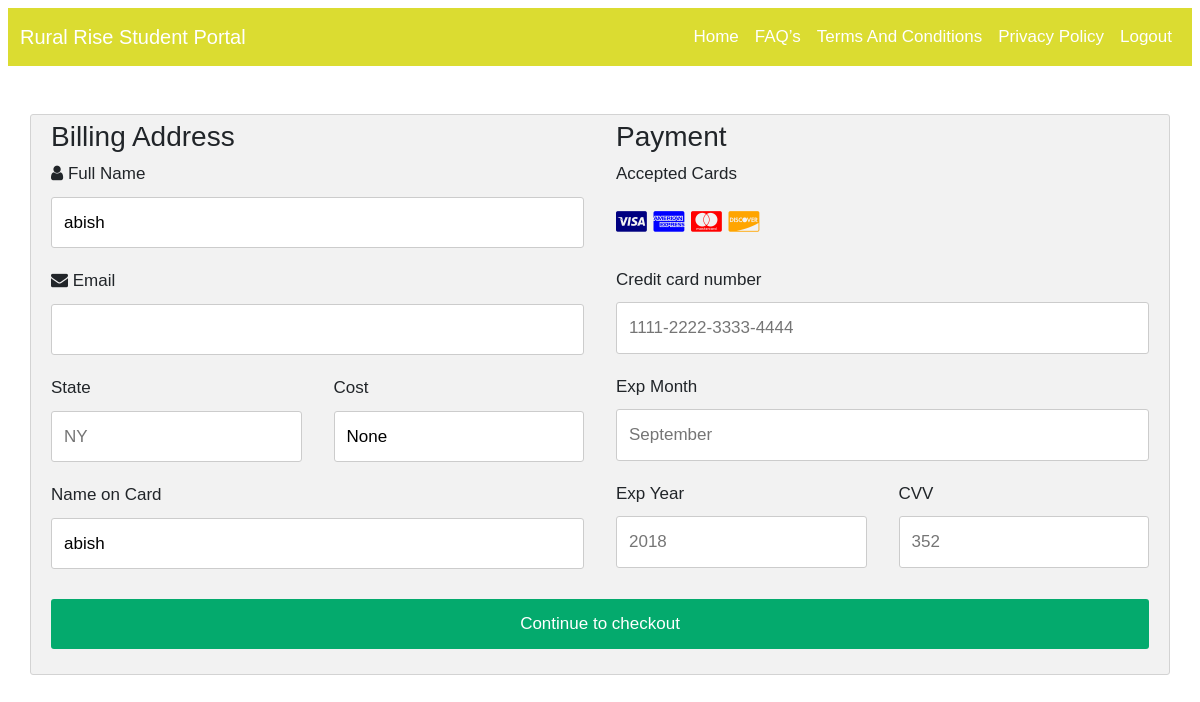
The page /payment/1/ (signed in) on the database its author committed.
### onlineapp/models.py (models this page shows)
class CustomUser(AbstractUser):
    USER_TYPE_CHOICES = (
        (1, 'student'),
        (2, 'faculty'),
        (3, 'college_admin'),
    )
    user_type = models.PositiveSmallIntegerField(choices=USER_TYPE_CHOICES)
    name = models.CharField(max_length=100,blank=True,null=True)
    age = models.IntegerField(blank=True,null=True)
    gender = models.CharField(max_length=20, blank=True, null=True)
    clg_name = models.CharField(max_length=100,blank=True,null=True)
    email = models.CharField(max_length=100,blank=True,null=True)
    contact = models.CharField(max_length=15, blank=True, null=True)
    qualification = models.CharField(max_length=255, blank=True, null=True)
    class_name = models.CharField(max_length=255, blank=True, null=True)
    fee = models.DecimalField(max_digits=10, decimal_places=2, blank=True, null=True)
    verifi = models.CharField(max_length=255, blank=True, null=True)
    student_guid = models.CharField(max_length=20, blank=True, null=True)
    student_conformation = models.CharField(max_length=20, blank=True, null=True)
    payment = models.CharField(max_length=20, blank=True, null=True)

### onlineapp/views.py (the view, shortened to what this page needs)
# urls.py: path('payment/<id>/',views.payment),
def payment(request,id):
    data =  CustomUser.objects.get(username = request.user)
    if data.payment == 'success':
        return redirect('/mentor_access')
    else:
        fac_data =  CustomUser.objects.get(id = id)
        return render(request,'payment.html',{'fac_data':fac_data})

### template/payment.html (shortened to what this page needs)
{% extends 'student_base.html' %}
{% load static %}
{% block content %}
<link rel="stylesheet" href="https://cdnjs.cloudflare.com/ajax/libs/font-awesome/4.7.0/css/font-awesome.min.css">
<div class="row mt-5">
  <div class="col-75">
    <div class="container">
      <form id="checkoutForm" method="POST">
        <div class="row">
          <div class="col-50">
            <h3>Billing Address</h3>
            <label for="fname"><i class="fa fa-user"></i> Full Name</label>
            <input type="text" id="fname" name="firstname" value="{{ request.user }}" readonly>
            <label for="email"><i class="fa fa-envelope"></i> Email</label>
            <input type="text" id="email" name="email" value="{{ fac_data.email }}" readonly>
            <div class="row">
              <div class="col-50">
                <label for="state">State</label>
                <input type="text" id="state" name="state" placeholder="NY" required>
              </div>
              <div class="col-50">
                <label for="zip">Cost</label>
                <input type="text" id="zip" value="{{ fac_data.fee }}" name="zip" required>
              </div>
            </div>
            <label for="cname">Name on Card</label>
            <input type="text" id="cname" name="cardname" value="{{ request.user }}" required>
          </div>
          <div class="col-50">
            <h3>Payment</h3>
            <label for="fname">Accepted Cards</label>
            <div class="icon-container">
              <i class="fa fa-cc-visa" style="color:navy;"></i>
              <i class="fa fa-cc-amex" style="color:blue;"></i>
              <i class="fa fa-cc-mastercard" style="color:red;"></i>
              <i class="fa fa-cc-discover" style="color:orange;"></i>
            </div>
            <label for="ccnum">Credit card number</label>
            <input type="text" id="ccnum" name="cardnumber" placeholder="1111-2222-3333-4444" required>
            <label for="expmonth">Exp Month</label>
            <input type="text" id="expmonth" name="expmonth" placeholder="September" required>
            <div class="row">
              <div class="col-50">
                <label for="expyear">Exp Year</label>
                <input type="text" id="expyear" name="expyear" placeholder="2018" required>
              </div>
              <div class="col-50">
                <label for="cvv">CVV</label>
                <input type="text" id="cvv" name="cvv" placeholder="352" required>
              </div>
            </div>
          </div>
        </div>
        <input type="submit" value="Continue to checkout" class="btn" required>
      </form>
    </div>
  </div>
</div>
{% endblock %}

### template/payment.html (style rules this page uses)
body { font-family: Arial; font-size: 17px; padding: 8px; }
* { box-sizing: border-box; }
.row { display: -ms-flexbox; display: flex; -ms-flex-wrap: wrap; flex-wrap: wrap; margin: 0 -16px; }
.col-50 { -ms-flex: 50%; flex: 50%; }
.col-75 { -ms-flex: 75%; flex: 75%; }
.col-25, .col-50, .col-75 { padding: 0 16px; }
.container { background-color: #f2f2f2; padding: 5px 20px 15px 20px; border: 1px solid lightgrey; border-radius: 3px; }
input[type=text] { width: 100%; margin-bottom: 20px; padding: 12px; border: 1px solid #ccc; border-radius: 3px; }
label { margin-bottom: 10px; display: block; }
.icon-container { margin-bottom: 20px; padding: 7px 0; font-size: 24px; }
.btn { background-color: #04AA6D; color: white; padding: 12px; margin: 10px 0; border: none; width: 100%; border-radius: 3px; cursor: pointer; font-size: 17px; }

### rows shown on the page
CustomUser: firstname "abish", zip "None", cardname "abish"
